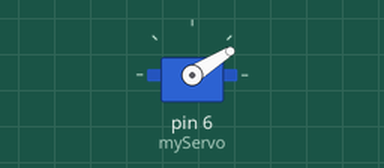
This sketch was run on a simulated Arduino Uno, built with avr-gcc and run on an emulated ATmega328P. Parts: servo.

Above: at 0.05 s.
At 1.55 s:
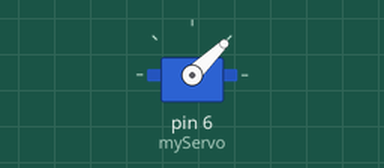
Timing chart, 0 to 8.2 s (numbered marks = the images above):
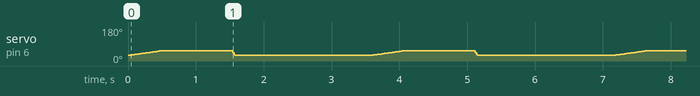

The sketch:

ServoCatcherFinalCode.ino
```cpp
#include <Servo.h>

Servo myServo;

void setup() {
  myServo.attach(6);    // Attach the servo to pin 9
  //myServo.write(90);    // Start at a neutral position (stop)
  //delay(1000);          // Wait to stabilize
}

void loop() {

  //open catcher
  for ( int i = 30; i<=55; i++){
    myServo.write(i);
    delay(20);
  }
  //myServo.write(45);
  delay(1000);
  for (int j =55; j >=30; j--){
    myServo.write(j);
    delay(2);

  }
  delay(2000);
}
```
